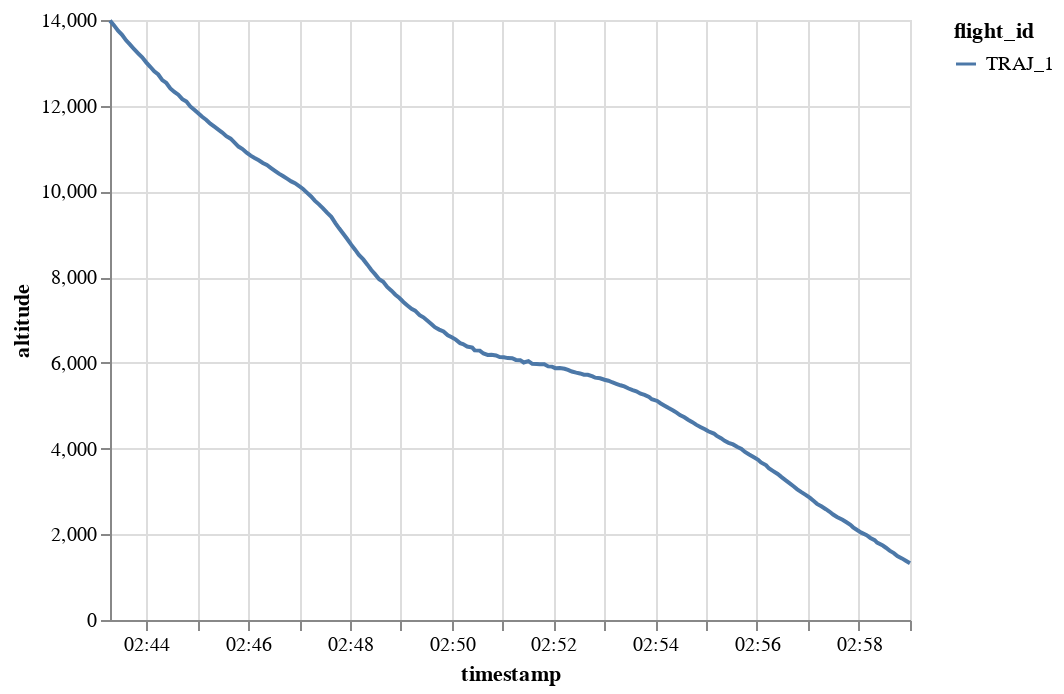

Notebook source saved alongside this figure:
### Code cell
traffic[1].chart().encode(alt.Y("altitude"), alt.X("timestamp"), alt.Color("flight_id"))

### Figure 1 — Vega-Lite specification as saved in the notebook (floating-point values rounded to 4 significant figures; data arrays with more than 128 entries replaced by an {"elided": "..."} marker saying what was removed)
{"config": {"view": {"continuousWidth": 400, "continuousHeight": 300}}, "data": {"name": "data-e7f9b473e55ac731c630d07de5184bdd"}, "mark": "line", "encoding": {"color": {"type": "nominal", "field": "flight_id"}, "x": {"type": "temporal", "field": "timestamp"}, "y": {"type": "quantitative", "field": "altitude"}}, "$schema": "https://vega.github.io/schema/vega-lite/v4.8.1.json", "datasets": {"data-e7f9b473e55ac731c630d07de5184bdd": {"elided": "200 records"}}}
